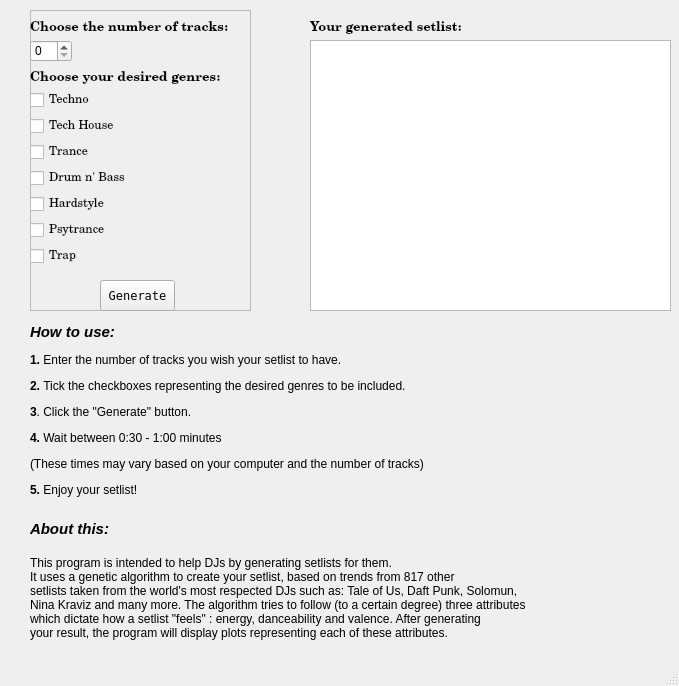
<?xml version="1.0" encoding="UTF-8"?>
<ui version="4.0">
 <class>mainWindow</class>
 <widget class="QMainWindow" name="mainWindow">
  <property name="geometry">
   <rect>
    <x>0</x>
    <y>0</y>
    <width>679</width>
    <height>686</height>
   </rect>
  </property>
  <property name="sizePolicy">
   <sizepolicy hsizetype="Fixed" vsizetype="Fixed">
    <horstretch>0</horstretch>
    <verstretch>0</verstretch>
   </sizepolicy>
  </property>
  <property name="font">
   <font>
    <weight>50</weight>
    <italic>false</italic>
    <bold>false</bold>
    <strikeout>false</strikeout>
   </font>
  </property>
  <property name="windowTitle">
   <string>Vlad's DJ Setlist Generator</string>
  </property>
  <property name="windowIcon">
   <iconset>
    <normaloff>DJ.PNG</normaloff>DJ.PNG</iconset>
  </property>
  <property name="autoFillBackground">
   <bool>false</bool>
  </property>
  <property name="toolButtonStyle">
   <enum>Qt::ToolButtonIconOnly</enum>
  </property>
  <property name="documentMode">
   <bool>false</bool>
  </property>
  <widget class="QWidget" name="centralwidget">
   <property name="sizePolicy">
    <sizepolicy hsizetype="Fixed" vsizetype="Fixed">
     <horstretch>0</horstretch>
     <verstretch>0</verstretch>
    </sizepolicy>
   </property>
   <widget class="QFrame" name="frame_a">
    <property name="geometry">
     <rect>
      <x>30</x>
      <y>10</y>
      <width>221</width>
      <height>301</height>
     </rect>
    </property>
    <property name="frameShape">
     <enum>QFrame::StyledPanel</enum>
    </property>
    <property name="frameShadow">
     <enum>QFrame::Raised</enum>
    </property>
    <widget class="QWidget" name="verticalLayoutWidget">
     <property name="geometry">
      <rect>
       <x>0</x>
       <y>80</y>
       <width>160</width>
       <height>181</height>
      </rect>
     </property>
     <layout class="QVBoxLayout" name="verticalLayout">
      <item>
       <widget class="QCheckBox" name="checkBox_1">
        <property name="font">
         <font>
          <family>New Century Schoolbook</family>
          <pointsize>9</pointsize>
         </font>
        </property>
        <property name="text">
         <string>Techno</string>
        </property>
       </widget>
      </item>
      <item>
       <widget class="QCheckBox" name="checkBox_2">
        <property name="font">
         <font>
          <family>New Century Schoolbook</family>
          <pointsize>9</pointsize>
         </font>
        </property>
        <property name="text">
         <string>Tech House</string>
        </property>
       </widget>
      </item>
      <item>
       <widget class="QCheckBox" name="checkBox_3">
        <property name="font">
         <font>
          <family>New Century Schoolbook</family>
          <pointsize>9</pointsize>
         </font>
        </property>
        <property name="text">
         <string>Trance</string>
        </property>
       </widget>
      </item>
      <item>
       <widget class="QCheckBox" name="checkBox_4">
        <property name="font">
         <font>
          <family>New Century Schoolbook</family>
          <pointsize>9</pointsize>
         </font>
        </property>
        <property name="text">
         <string>Drum n' Bass</string>
        </property>
       </widget>
      </item>
      <item>
       <widget class="QCheckBox" name="checkBox_5">
        <property name="font">
         <font>
          <family>New Century Schoolbook</family>
          <pointsize>9</pointsize>
         </font>
        </property>
        <property name="text">
         <string>Hardstyle</string>
        </property>
       </widget>
      </item>
      <item>
       <widget class="QCheckBox" name="checkBox_6">
        <property name="font">
         <font>
          <family>New Century Schoolbook</family>
          <pointsize>9</pointsize>
         </font>
        </property>
        <property name="text">
         <string>Psytrance</string>
        </property>
       </widget>
      </item>
      <item>
       <widget class="QCheckBox" name="checkBox_7">
        <property name="font">
         <font>
          <family>New Century Schoolbook</family>
          <pointsize>9</pointsize>
         </font>
        </property>
        <property name="text">
         <string>Trap</string>
        </property>
       </widget>
      </item>
     </layout>
    </widget>
    <widget class="QLabel" name="label">
     <property name="geometry">
      <rect>
       <x>0</x>
       <y>60</y>
       <width>211</width>
       <height>16</height>
      </rect>
     </property>
     <property name="font">
      <font>
       <family>New Century Schoolbook</family>
       <pointsize>10</pointsize>
       <weight>75</weight>
       <bold>true</bold>
      </font>
     </property>
     <property name="text">
      <string>Choose your desired genres:</string>
     </property>
    </widget>
    <widget class="QSpinBox" name="spinBox">
     <property name="geometry">
      <rect>
       <x>0</x>
       <y>30</y>
       <width>42</width>
       <height>22</height>
      </rect>
     </property>
    </widget>
    <widget class="QLabel" name="label_2">
     <property name="geometry">
      <rect>
       <x>0</x>
       <y>10</y>
       <width>201</width>
       <height>16</height>
      </rect>
     </property>
     <property name="font">
      <font>
       <family>New Century Schoolbook</family>
       <pointsize>10</pointsize>
       <weight>75</weight>
       <bold>true</bold>
      </font>
     </property>
     <property name="text">
      <string>Choose the number of tracks:</string>
     </property>
    </widget>
    <widget class="QPushButton" name="pushButton">
     <property name="geometry">
      <rect>
       <x>70</x>
       <y>270</y>
       <width>75</width>
       <height>31</height>
      </rect>
     </property>
     <property name="font">
      <font>
       <family>Terminal</family>
      </font>
     </property>
     <property name="text">
      <string>Generate</string>
     </property>
    </widget>
   </widget>
   <widget class="QTextEdit" name="textEdit">
    <property name="geometry">
     <rect>
      <x>310</x>
      <y>40</y>
      <width>361</width>
      <height>271</height>
     </rect>
    </property>
   </widget>
   <widget class="QLabel" name="label_3">
    <property name="geometry">
     <rect>
      <x>310</x>
      <y>20</y>
      <width>201</width>
      <height>16</height>
     </rect>
    </property>
    <property name="font">
     <font>
      <family>New Century Schoolbook</family>
      <pointsize>10</pointsize>
      <weight>75</weight>
      <bold>true</bold>
     </font>
    </property>
    <property name="text">
     <string>Your generated setlist:</string>
    </property>
   </widget>
   <widget class="QLabel" name="label_4">
    <property name="geometry">
     <rect>
      <x>150</x>
      <y>100</y>
      <width>211</width>
      <height>131</height>
     </rect>
    </property>
    <property name="text">
     <string/>
    </property>
    <property name="pixmap">
     <pixmap>arrow.png</pixmap>
    </property>
   </widget>
   <widget class="QLabel" name="label_5">
    <property name="geometry">
     <rect>
      <x>30</x>
      <y>520</y>
      <width>651</width>
      <height>131</height>
     </rect>
    </property>
    <property name="text">
     <string>&lt;!DOCTYPE HTML PUBLIC &quot;-//W3C//DTD HTML 4.0//EN&quot; &quot;http://www.w3.org/TR/REC-html40/strict.dtd&quot;&gt;
&lt;html&gt;&lt;head&gt;&lt;meta name=&quot;qrichtext&quot; content=&quot;1&quot; /&gt;&lt;style type=&quot;text/css&quot;&gt;
p, li { white-space: pre-wrap; }
&lt;/style&gt;&lt;/head&gt;&lt;body style=&quot; font-family:'MS Shell Dlg 2'; font-size:8pt; font-weight:400; font-style:normal;&quot;&gt;
&lt;p style=&quot; margin-top:0px; margin-bottom:0px; margin-left:0px; margin-right:0px; -qt-block-indent:0; text-indent:0px;&quot;&gt;&lt;span style=&quot; font-size:11pt; font-weight:600; font-style:italic;&quot;&gt;About this:&lt;/span&gt;&lt;/p&gt;
&lt;p style=&quot;-qt-paragraph-type:empty; margin-top:0px; margin-bottom:0px; margin-left:0px; margin-right:0px; -qt-block-indent:0; text-indent:0px; font-size:11pt; font-weight:600; font-style:italic;&quot;&gt;&lt;br /&gt;&lt;/p&gt;
&lt;p style=&quot; margin-top:0px; margin-bottom:0px; margin-left:0px; margin-right:0px; -qt-block-indent:0; text-indent:0px;&quot;&gt;&lt;span style=&quot; font-size:9pt;&quot;&gt;This program is intended to help DJs by generating setlists for them. &lt;/span&gt;&lt;/p&gt;
&lt;p style=&quot; margin-top:0px; margin-bottom:0px; margin-left:0px; margin-right:0px; -qt-block-indent:0; text-indent:0px;&quot;&gt;&lt;span style=&quot; font-size:9pt;&quot;&gt;It uses a genetic algorithm to create your setlist, based on trends from 817 other &lt;/span&gt;&lt;/p&gt;
&lt;p style=&quot; margin-top:0px; margin-bottom:0px; margin-left:0px; margin-right:0px; -qt-block-indent:0; text-indent:0px;&quot;&gt;&lt;span style=&quot; font-size:9pt;&quot;&gt;setlists taken from the world's most respected DJs such as: Tale of Us, Daft Punk, Solomun, &lt;/span&gt;&lt;/p&gt;
&lt;p style=&quot; margin-top:0px; margin-bottom:0px; margin-left:0px; margin-right:0px; -qt-block-indent:0; text-indent:0px;&quot;&gt;&lt;span style=&quot; font-size:9pt;&quot;&gt;Nina Kraviz and many more. The algorithm tries to follow (to a certain degree) three attributes&lt;/span&gt;&lt;/p&gt;
&lt;p style=&quot; margin-top:0px; margin-bottom:0px; margin-left:0px; margin-right:0px; -qt-block-indent:0; text-indent:0px;&quot;&gt;&lt;span style=&quot; font-size:9pt;&quot;&gt;which dictate how a setlist &amp;quot;feels&amp;quot; : energy, danceability and valence. After generating&lt;/span&gt;&lt;/p&gt;
&lt;p style=&quot; margin-top:0px; margin-bottom:0px; margin-left:0px; margin-right:0px; -qt-block-indent:0; text-indent:0px;&quot;&gt;&lt;span style=&quot; font-size:9pt;&quot;&gt;your result, the program will display plots representing each of these attributes.&lt;/span&gt;&lt;/p&gt;
&lt;p style=&quot;-qt-paragraph-type:empty; margin-top:0px; margin-bottom:0px; margin-left:0px; margin-right:0px; -qt-block-indent:0; text-indent:0px; font-size:11pt; font-weight:600;&quot;&gt;&lt;br /&gt;&lt;/p&gt;&lt;/body&gt;&lt;/html&gt;</string>
    </property>
   </widget>
   <widget class="QLabel" name="label_6">
    <property name="geometry">
     <rect>
      <x>30</x>
      <y>320</y>
      <width>541</width>
      <height>181</height>
     </rect>
    </property>
    <property name="text">
     <string>&lt;html&gt;&lt;head/&gt;&lt;body&gt;&lt;p&gt;&lt;span style=&quot; font-size:11pt; font-weight:600; font-style:italic;&quot;&gt;How to use:&lt;/span&gt;&lt;/p&gt;&lt;p&gt;&lt;span style=&quot; font-size:9pt; font-weight:600;&quot;&gt;1. &lt;/span&gt;&lt;span style=&quot; font-size:9pt;&quot;&gt;Enter the number of tracks you wish your setlist to have.&lt;/span&gt;&lt;/p&gt;&lt;p&gt;&lt;span style=&quot; font-size:9pt; font-weight:600;&quot;&gt;2. &lt;/span&gt;&lt;span style=&quot; font-size:9pt;&quot;&gt;Tick the checkboxes representing the desired genres to be included.&lt;/span&gt;&lt;/p&gt;&lt;p&gt;&lt;span style=&quot; font-size:9pt; font-weight:600;&quot;&gt;3&lt;/span&gt;&lt;span style=&quot; font-size:9pt;&quot;&gt;. Click the &amp;quot;Generate&amp;quot; button.&lt;/span&gt;&lt;/p&gt;&lt;p&gt;&lt;span style=&quot; font-size:9pt; font-weight:600;&quot;&gt;4.&lt;/span&gt;&lt;span style=&quot; font-size:9pt;&quot;&gt; Wait between 0:30 - 1:00 minutes&lt;/span&gt;&lt;/p&gt;&lt;p&gt;&lt;span style=&quot; font-size:9pt;&quot;&gt;(These times may vary based on your computer and the number of tracks)&lt;/span&gt;&lt;/p&gt;&lt;p&gt;&lt;span style=&quot; font-size:9pt; font-weight:600;&quot;&gt;5. &lt;/span&gt;&lt;span style=&quot; font-size:9pt;&quot;&gt;Enjoy your setlist! &lt;/span&gt;&lt;/p&gt;&lt;/body&gt;&lt;/html&gt;</string>
    </property>
    <property name="scaledContents">
     <bool>false</bool>
    </property>
    <property name="wordWrap">
     <bool>false</bool>
    </property>
   </widget>
   <widget class="QLabel" name="backgroundImageLabel">
    <property name="geometry">
     <rect>
      <x>0</x>
      <y>-10</y>
      <width>681</width>
      <height>681</height>
     </rect>
    </property>
    <property name="sizePolicy">
     <sizepolicy hsizetype="Fixed" vsizetype="Fixed">
      <horstretch>0</horstretch>
      <verstretch>0</verstretch>
     </sizepolicy>
    </property>
    <property name="text">
     <string/>
    </property>
    <property name="pixmap">
     <pixmap>sky.jpg</pixmap>
    </property>
   </widget>
   <zorder>backgroundImageLabel</zorder>
   <zorder>frame_a</zorder>
   <zorder>textEdit</zorder>
   <zorder>label_3</zorder>
   <zorder>label_4</zorder>
   <zorder>label_5</zorder>
   <zorder>label_6</zorder>
  </widget>
  <widget class="QMenuBar" name="menubar">
   <property name="geometry">
    <rect>
     <x>0</x>
     <y>0</y>
     <width>679</width>
     <height>21</height>
    </rect>
   </property>
  </widget>
  <widget class="QStatusBar" name="statusbar"/>
 </widget>
 <resources/>
 <connections/>
</ui>
